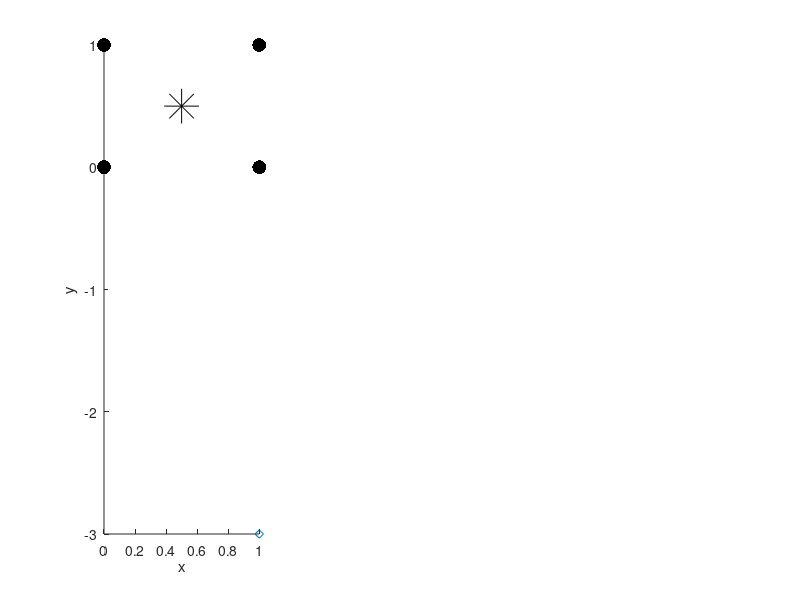

MATLAB code to generate this figure: (Note: this script raises an error after producing the figure.)
clc
clear all
close all
%Define a shape that you'll want to project

% Define a cube
% 8 points
sO = [0.5 0.5 0.5];
pts = [0 0 0; 1 0 0; 1 1 0; 0 1 0;
       0 0 1; 1 0 1; 1 1 1; 0 1 1];

% Camera definition   
C = [1, -3, 0.5];
f = 0.02;
senX = 0.015;
senY = 0.012;
PC = [1 0 0 0;
      0 1 0 0;
      0 0 1 0;
      0 0 0 1];

subplot(1,3,1)
hold on;
% axis([-4 4, -4 4, -4 4]);
xlabel('x')
ylabel('y')
zlabel('z');
plot3(sO(1), sO(2), sO(3), '*k', 'MarkerSize', 25);
plot3(pts(:,1), pts(:,2), pts(:,3), '.k', 'MarkerSize', 30);
plot3(C(1), C(2), C(3), 'd');

cZ = sO - C;
cZ = cZ/norm(cZ);

upV = [0 0 1];
kC = cross(upV,cZ);

vecAngle = acos(dot(upV, cZ)) - pi/2;

vecAngle * 180 / pi;

cY = rodrigues_rot(upV, kC, vecAngle);
cY = cY/norm(cY);

cX = cross(cZ, cY);
cX = cX/norm(cX);

np = C + cY * 2;

% Plot sensor planes
fp = C + cZ*f;
% Center position of image plane
% But we already have the vectors

cP = [fp + (cX*(senX/2) + cY*(senY/2));
      fp + (cX*(senX/2) + cY*(-senY/2));
      fp + (cX*(-senX/2) + cY*(senY/2));
      fp + (cX*(-senX/2) + cY*(-senY/2))];

[rows, cols] = size(cP); 
for iter = 1:rows
    plot3(cP(iter,1), cP(iter,2), cP(iter,3), '.r', 'MarkerSize', 20);
end
  
for iter = 1:rows
    placeVec = cP(iter,:) - C;
    placeVec = placeVec/norm(placeVec);
    placePt = C + 10*placeVec;
    placePt = [C;placePt];
    plot3(placePt(:,1), placePt(:,2), placePt(:,3));
end

% Plot lines from points to C
for iter = 1:length(pts)
   pairX = [C(1) pts(iter,1)];
   pairY = [C(2) pts(iter,2)];
   pairZ = [C(3) pts(iter,3)];
   plot3(pairX, pairY, pairZ) 
end
view(3)
hold off


% We need to create a transform matrix
% Defines local to world 
M = [cX' cY' cZ'];
tran = C';
% tran(3) = tran(3) - f;
% tran = fp';
M = [M tran];
M = [M; 0 0 0 1];

% world to local
Minv = inv(M);
cPl = [(Minv*[cP(1,:) 1]')';
       (Minv*[cP(2,:) 1]')';
       (Minv*[cP(3,:) 1]')';
       (Minv*[cP(4,:) 1]')'];


% Converting existing points to camera coordinates
sO = [0.5 0.5 0.5];
pts = [0 0 0; 1 0 0; 1 1 0; 0 1 0;
       0 0 1; 1 0 1; 1 1 1; 0 1 1];
   
sOl = Minv*[sO 1]';

% Putting into camera coordinates
ptsl = [(Minv * [pts(1,:) 1]')';
        (Minv * [pts(2,:) 1]')';
        (Minv * [pts(3,:) 1]')';
        (Minv * [pts(4,:) 1]')';
        (Minv * [pts(5,:) 1]')';
        (Minv * [pts(6,:) 1]')';
        (Minv * [pts(7,:) 1]')';
        (Minv * [pts(8,:) 1]')'];

% All points now in local coordinates
points = [ptsl(1,1)/ptsl(1,3) ptsl(1,2)/ptsl(1,3);
          ptsl(2,1)/ptsl(2,3) ptsl(2,2)/ptsl(2,3);
          ptsl(3,1)/ptsl(3,3) ptsl(3,2)/ptsl(3,3);
          ptsl(4,1)/ptsl(4,3) ptsl(4,2)/ptsl(4,3);
          ptsl(5,1)/ptsl(5,3) ptsl(5,2)/ptsl(5,3);
          ptsl(6,1)/ptsl(6,3) ptsl(6,2)/ptsl(6,3);
          ptsl(7,1)/ptsl(7,3) ptsl(7,2)/ptsl(7,3);
          ptsl(8,1)/ptsl(8,3) ptsl(8,2)/ptsl(8,3)];

      
points = points * f;
% fingers crossed
% plotting points on image plane
subplot(1,3,2)
hold on
[rows, cols] = size(points); 
% fprintf('SensorX: %f, SensorY: %f\n', senX, senY);
for iter = 1:rows
    if (abs(points(iter,1)) <= senX/2) & (abs(points(iter,2)) <= senY/2)
        plot(points(iter,1), points(iter,2), '.k', 'MarkerSize', 20)
    else
        fprintf('Point outside of sensor range x:%f y:%f\n', points(iter,1), points(iter,2));
    end
end
hold off

% camera local plot
origin = [0 0 0];
subplot(1,3,3)
hold on
% axis([-2 2 -2 2 -2 2])
axis equal
[lrows, ~] = size(cPl);

for iter = 1:lrows
    plot3(cPl(iter,1), cPl(iter,2), cPl(iter,3), '.r', 'MarkerSize', 20);
end
plot3(origin(1), origin(2), origin(3), '.k', 'MarkerSize', 25);

for iter = 1:rows
    plot3(points(iter,1), points(iter,2), 0.02, '.b', 'MarkerSize', 20)
end

hold off